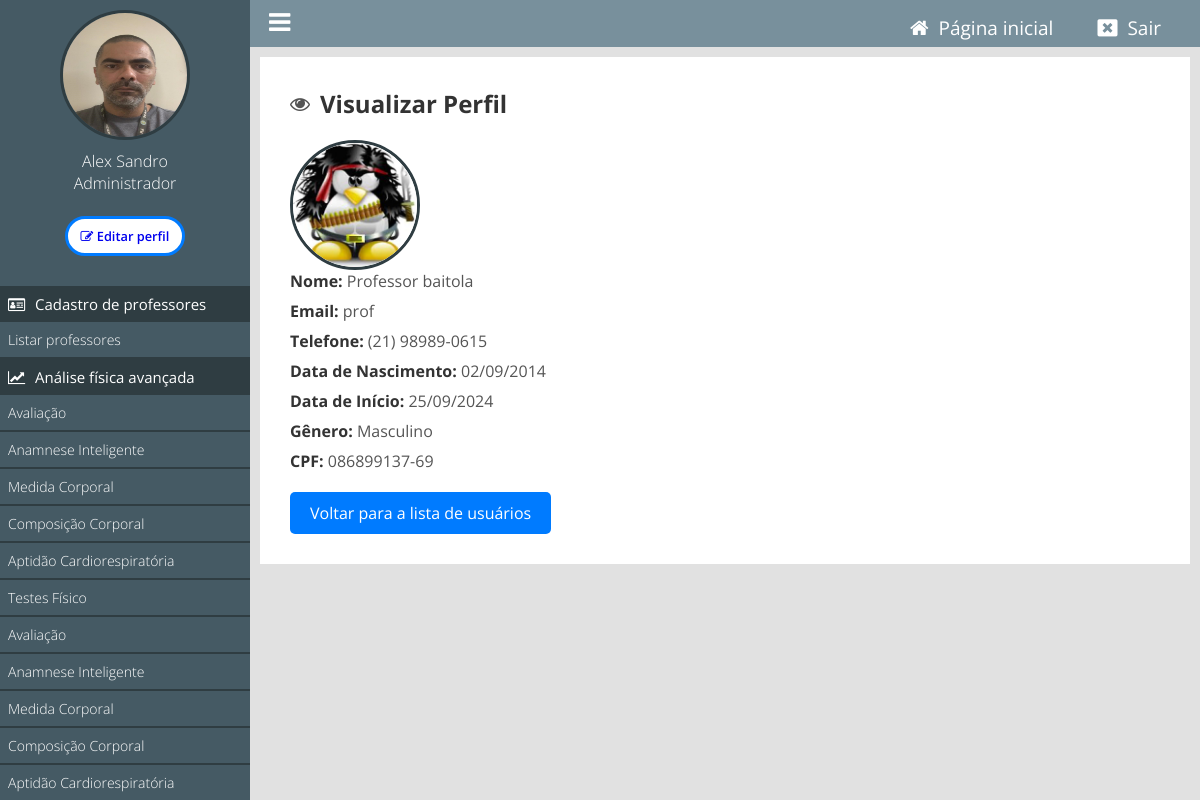
The app's page /painel/ver-perfil?id=4 (signed in) with its own data.
### classes/MySql.php (called while the page is built)
<?php
    class MySql{
        private static $pdo;
        public static function conectar(){
            if(self::$pdo == null){
                try{
                    self::$pdo = new PDO('mysql:host='.HOST.';dbname='.DATABASE,USER,PASSWORD,array(PDO::MYSQL_ATTR_INIT_COMMAND => "SET NAMES utf8"));
                    self::$pdo->setAttribute(PDO::ATTR_ERRMODE,PDO::ERRMODE_EXCEPTION);
                }catch(Exception $e) {
                    echo 'erro ao conectar, tente novamente mais tarde';
                }
            }
            return self::$pdo;
        }
    }
?>

### painel/pages/ver-perfil.php (the view, shortened to what this page needs)
<?php
if (isset($_GET['id'])) {
    $usuarioID = (int)$_GET['id'];
    $sql = MySql::conectar()->prepare("SELECT * FROM `tb_admin.usuarios` WHERE id = ?");
    $sql->execute([$usuarioID]);
    $usuario = $sql->fetch(PDO::FETCH_ASSOC);
} else {
    echo "ID do usuário não especificado.";
    exit;
}
?>
<div class="box-content">
    <h2><i class="fa fa-eye" aria-hidden="true"></i> Visualizar Perfil</h2>
    <div class="perfil-info">
    <?php
        if($usuario['img'] == ''){
            ?>
            <div class="avatar-usuario">
                <i class="fa fa-user"></i>
            </div>
            <?php } else { ?>
            <div class="imagem-usuario">
                <img src="<?php echo INCLUDE_PATH_PAINEL ?>uploads/<?php echo $usuario['img']; ?>" alt="Foto do Usuário" class="perfil-img">
            </div>
        <?php }
    ?>
        <p><strong>Nome:</strong> <?php echo htmlspecialchars($usuario['nome']); ?></p>
        <p><strong>Email:</strong> <?php echo htmlspecialchars($usuario['user']); ?></p>
        <p><strong>Telefone:</strong> <?php echo htmlspecialchars($usuario['telefone']); ?></p>
        <p><strong>Data de Nascimento:</strong> <?php echo htmlspecialchars(date('d/m/Y', strtotime($usuario['data_nascimento']))); ?></p>
        <p><strong>Data de Início:</strong> <?php echo htmlspecialchars(date('d/m/Y', strtotime($usuario['data_inicio']))); ?></p>
        <p><strong>Gênero:</strong> <?php echo htmlspecialchars($usuario['sexo'] == 'M' ? 'Masculino' : 'Feminino'); ?></p>
        <p><strong>CPF:</strong> <?php echo htmlspecialchars($usuario['cpf']); ?></p>
    </div>
    <a href="<?php echo INCLUDE_PATH_PAINEL . 'listar-usuarios'; ?>" class="btn voltar">Voltar para a lista de usuários</a>
</div>

### painel/css/style.css (style rules this page uses)
* { margin: 0; padding: 0; box-sizing: border-box; font-family: "Open Sans", sans-serif; }
html, body { height: 100%; background: rgb(225, 225, 225); }
body { overflow-x: hidden; }
.imagem-usuario > img { display: inline-block; width: 130px; height: 130px; border-radius: 50%; border: 3px solid #2f3d42; }
.box-content { background: white; padding: 30px; margin-bottom: 20px; }
.box-content h2 { font-size: 24px; color: #333; margin-bottom: 20px; display: flex; align-items: center; gap: 10px; }
.box-content h2 i { font-size: 20px; color: #555; }
.perfil-info { margin-bottom: 20px; }
.perfil-info p { font-size: 16px; color: #555; margin-bottom: 8px; }
.perfil-info strong { font-weight: bold; color: #333; }
.btn.voltar { display: inline-block; padding: 10px 20px; background-color: #007bff; color: #fff; text-decoration: none; border-radius: 5px; transition: background-color 0.3s ease; }
.btn { padding: 10px 20px; border: none; cursor: pointer; }

### records on screen
tb_admin.usuarios: img (picture), nome "Professor baitola", user "prof", telefone "(21) 98989-0615", data_nascimento "02/09/2014", data_inicio "25/09/2024", sexo "Masculino", cpf "086899137-69"

### other values on screen
$_SESSION['nome'] "Alex Sandro"
pegaCargo($_SESSION['cargo']) "Administrador"
